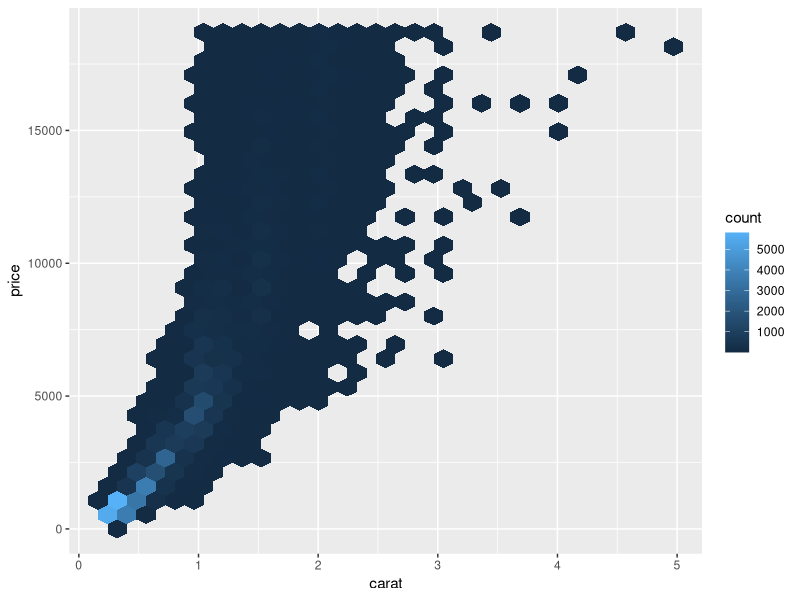
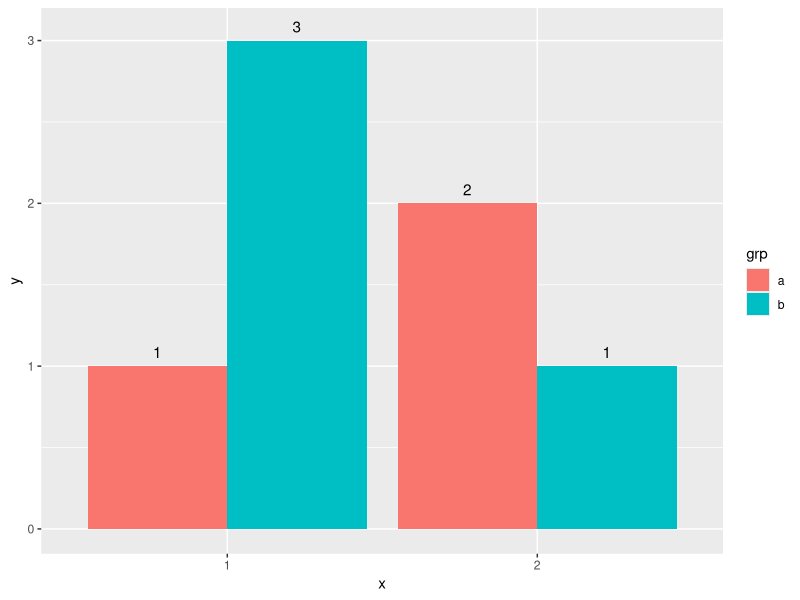
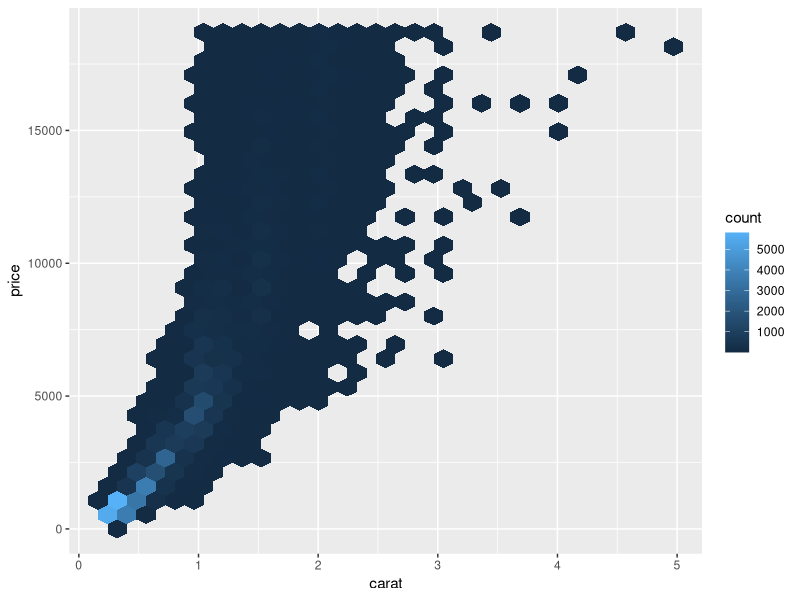

Recreate these plots in R, in order. (Note: this script raises an error after producing the figures.)
library(tidyverse)
ggplot(diamonds, aes(carat,price)) + 
  geom_hex() 
ggsave("diamonds.pdf")
write_csv(diamonds, "diamonds.csv")

df <- data.frame(
  x = factor(c(1, 1, 2, 2)),
  y = c(1, 3, 2, 1),
  grp = c("a", "b", "a", "b")
)

# Use you can't nudge and dodge text, so instead adjust the y position
ggplot(data = df, aes(x, y, group = grp)) +
  geom_col(aes(fill = grp), position = "dodge") +
  geom_text(
    aes(label = y, y = y + 0.05),
    position = position_dodge(0.9),
    vjust = 0
  )

y <- as.numeric(t(table(rosca$treatment,rosca$bg_married)))
prop <- table(rosca$treatment,rosca$bg_married)/length(rosca$treatment)
prop <- as.numeric(t(prop))



ggplot(data = rosca) + 
  geom_bar(mapping = aes(treatment, fill = bg_female), 
           position = "dodge") + 
  theme(axis.title.x = element_blank()) + 
  theme(axis.title.y = element_blank()) + 
  # add a title 
  labs(
    title = "Distribution of marital status"
  ) + 
  # center the title and bold it
  theme(plot.title = element_text(hjust = 0.5, face = "bold")) + 
  # change the legend label title and name
  scale_fill_discrete(name = "marital status",
                      labels = c("unmarried", "married")) + 
  geom_text(aes(label =  prop[1:6]),
            position = position_dodge(0.9),
            vjust = 0)